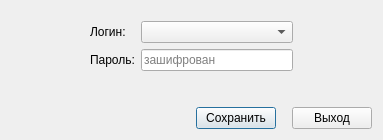
<?xml version="1.0" encoding="UTF-8"?>
<ui version="4.0">
 <class>DlgPasswordClass</class>
 <widget class="QDialog" name="DlgPasswordClass">
  <property name="geometry">
   <rect>
    <x>0</x>
    <y>0</y>
    <width>383</width>
    <height>140</height>
   </rect>
  </property>
  <property name="sizePolicy">
   <sizepolicy hsizetype="Fixed" vsizetype="Fixed">
    <horstretch>0</horstretch>
    <verstretch>0</verstretch>
   </sizepolicy>
  </property>
  <property name="minimumSize">
   <size>
    <width>383</width>
    <height>140</height>
   </size>
  </property>
  <property name="maximumSize">
   <size>
    <width>383</width>
    <height>160</height>
   </size>
  </property>
  <property name="font">
   <font>
    <pointsize>9</pointsize>
   </font>
  </property>
  <property name="windowTitle">
   <string>Логин</string>
  </property>
  <layout class="QGridLayout" name="gridLayout">
   <item row="2" column="1">
    <widget class="QLabel" name="lblUser">
     <property name="sizePolicy">
      <sizepolicy hsizetype="Fixed" vsizetype="Preferred">
       <horstretch>0</horstretch>
       <verstretch>0</verstretch>
      </sizepolicy>
     </property>
     <property name="text">
      <string>Логин:</string>
     </property>
    </widget>
   </item>
   <item row="4" column="1">
    <spacer name="verticalSpacer_2">
     <property name="orientation">
      <enum>Qt::Vertical</enum>
     </property>
     <property name="sizeHint" stdset="0">
      <size>
       <width>20</width>
       <height>40</height>
      </size>
     </property>
    </spacer>
   </item>
   <item row="3" column="1">
    <widget class="QLabel" name="lblPassword">
     <property name="sizePolicy">
      <sizepolicy hsizetype="Fixed" vsizetype="Preferred">
       <horstretch>0</horstretch>
       <verstretch>0</verstretch>
      </sizepolicy>
     </property>
     <property name="text">
      <string>Пароль:</string>
     </property>
    </widget>
   </item>
   <item row="3" column="2" colspan="2">
    <widget class="QLineEdit" name="edPassword">
     <property name="placeholderText">
      <string>зашифрован</string>
     </property>
    </widget>
   </item>
   <item row="5" column="0" colspan="5">
    <layout class="QHBoxLayout" name="horizontalLayout">
     <item>
      <spacer name="horizontalSpacer_3">
       <property name="orientation">
        <enum>Qt::Horizontal</enum>
       </property>
       <property name="sizeHint" stdset="0">
        <size>
         <width>40</width>
         <height>20</height>
        </size>
       </property>
      </spacer>
     </item>
     <item>
      <widget class="QPushButton" name="btnSave">
       <property name="text">
        <string>Сохранить</string>
       </property>
      </widget>
     </item>
     <item>
      <spacer name="horizontalSpacer_4">
       <property name="orientation">
        <enum>Qt::Horizontal</enum>
       </property>
       <property name="sizeType">
        <enum>QSizePolicy::Fixed</enum>
       </property>
       <property name="sizeHint" stdset="0">
        <size>
         <width>10</width>
         <height>20</height>
        </size>
       </property>
      </spacer>
     </item>
     <item>
      <widget class="QPushButton" name="btnClose">
       <property name="text">
        <string>Выход</string>
       </property>
      </widget>
     </item>
    </layout>
   </item>
   <item row="2" column="2" colspan="2">
    <widget class="QComboBox" name="cbUser">
     <property name="font">
      <font>
       <pointsize>9</pointsize>
      </font>
     </property>
     <property name="editable">
      <bool>false</bool>
     </property>
    </widget>
   </item>
   <item row="0" column="1" colspan="3">
    <spacer name="verticalSpacer">
     <property name="orientation">
      <enum>Qt::Vertical</enum>
     </property>
     <property name="sizeType">
      <enum>QSizePolicy::Fixed</enum>
     </property>
     <property name="sizeHint" stdset="0">
      <size>
       <width>20</width>
       <height>10</height>
      </size>
     </property>
    </spacer>
   </item>
   <item row="2" column="0">
    <spacer name="horizontalSpacer">
     <property name="orientation">
      <enum>Qt::Horizontal</enum>
     </property>
     <property name="sizeType">
      <enum>QSizePolicy::Fixed</enum>
     </property>
     <property name="sizeHint" stdset="0">
      <size>
       <width>20</width>
       <height>20</height>
      </size>
     </property>
    </spacer>
   </item>
   <item row="2" column="4">
    <spacer name="horizontalSpacer_2">
     <property name="orientation">
      <enum>Qt::Horizontal</enum>
     </property>
     <property name="sizeType">
      <enum>QSizePolicy::Fixed</enum>
     </property>
     <property name="sizeHint" stdset="0">
      <size>
       <width>20</width>
       <height>20</height>
      </size>
     </property>
    </spacer>
   </item>
  </layout>
 </widget>
 <tabstops>
  <tabstop>cbUser</tabstop>
  <tabstop>edPassword</tabstop>
  <tabstop>btnSave</tabstop>
  <tabstop>btnClose</tabstop>
 </tabstops>
 <resources>
  <include location="resources/rajournal.qrc"/>
 </resources>
 <connections>
  <connection>
   <sender>cbUser</sender>
   <signal>currentIndexChanged(int)</signal>
   <receiver>edPassword</receiver>
   <slot>clear()</slot>
   <hints>
    <hint type="sourcelabel">
     <x>327</x>
     <y>44</y>
    </hint>
    <hint type="destinationlabel">
     <x>327</x>
     <y>70</y>
    </hint>
   </hints>
  </connection>
 </connections>
</ui>
